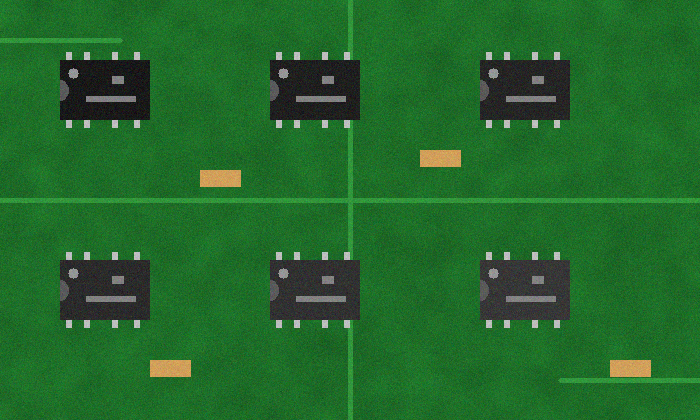
#> input picture draft/collaboration/claude_31_35/recording_candidates/31/pcb_synthetic.png, 700 x 420 px
$ python p7_match_many.py --template pcb_synthetic.png
#> lines starting #> are read from the running program, lines starting #| are printed output that depends on the picture
### draft/collaboration/claude_31_35/recording_candidates/31/core.py
# -*- coding: utf-8 -*-
"""第 31 讲 模板匹配：录屏程序与无界面核对共用的核心代码（写法与正式脚本一致）。"""
import cv2
import numpy as np

# 合成电路板上左上那个芯片（含上下引脚）的位置，用于裁模板：x, y, w, h
DEFAULT_CROP = (56, 50, 98, 80)


def load(path, flag=cv2.IMREAD_COLOR):
#> called with path = 'pcb_synthetic.png', flag = 1
    img = cv2.imread(path, flag)
#> img is the input picture: shape (420, 700, 3); mean B, G, R 42.6, 104.8, 35
    if img is None:
        raise SystemExit(f"读不到图片：{path}（检查文件名和路径）")
    return img


# [13 lines left out: functions match, where_boxes, not called in this run]

### draft/collaboration/claude_31_35/recording_candidates/31/p7_match_many.py
# -*- coding: utf-8 -*-
# 第 31 讲 P7 录屏：np.where(res >= 阈值) → 循环画框；阈值 0.8 → 改 0.5 / 0.95 对比
# 注意：每个超过阈值的位置都会画一个框，同一目标上会有好几个重叠框（脚本原写法，未去重）
# 用法：python p7_match_many.py [--input 大图] [--template 模板] [--thr 0.8 0.5 0.95]
import argparse
import cv2
import numpy as np
from core import load

ap = argparse.ArgumentParser()
ap.add_argument("--input", default="pcb_synthetic.png")
ap.add_argument("--template", default="template_synthetic.png", help="先运行 p6_match_one.py 生成")
ap.add_argument("--thr", type=float, nargs="+", default=[0.8, 0.5, 0.95])
args = ap.parse_args()

img0 = load(args.input)
gray = cv2.cvtColor(img0, cv2.COLOR_BGR2GRAY)
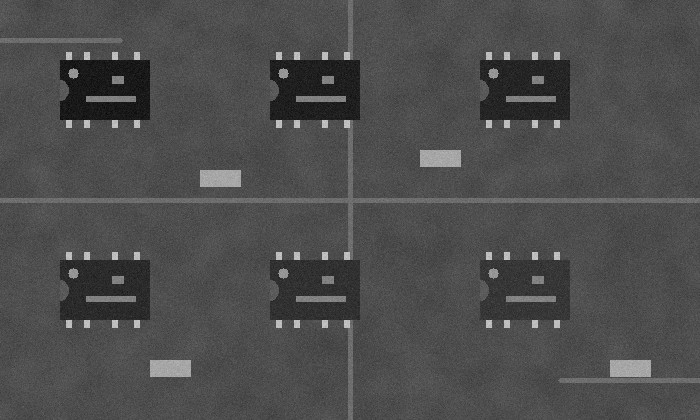
#> gray: shape (420, 700); min 6, max 208, mean 76.8
tpl = cv2.imread(args.template, 0); th, tw = tpl.shape
#> after `th, tw = tpl.shape`: th = 420; tw = 700
res = cv2.matchTemplate(gray, tpl, cv2.TM_CCOEFF_NORMED)
#> res = [1]
for t in args.thr:
    img = img0.copy()
    ys, xs = np.where(res >= t)
    for x, y in zip(xs, ys):
        cv2.rectangle(img, (x, y), (x + tw, y + th), (0, 255, 0), 1)
    print(f"阈值 {t}: {len(xs)} 个位置")
    cv2.imshow(f"thr_{t}", img)
#> this loop made 3 passes
#| 阈值 0.8: 1 个位置
#| 阈值 0.5: 1 个位置
#| 阈值 0.95: 1 个位置
#> pass 1, `cv2.imshow(f"thr_{t}", img)`:
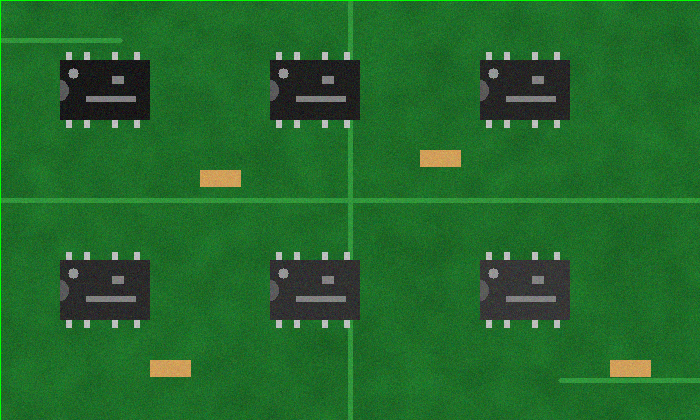
#> window 'thr_0.8': shape (420, 700, 3); mean B, G, R 42.5, 105.3, 34.9
cv2.waitKey(0)
cv2.destroyAllWindows()
